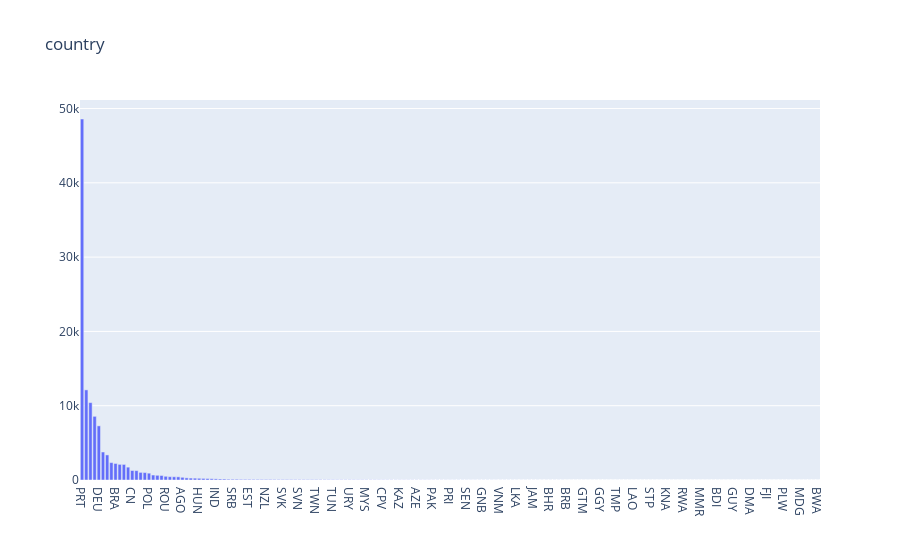

Source (notebook cell):
### Code cell
trace=go.Bar(
                        x=df['country'].value_counts().index,
                        y=df['country'].value_counts(),
                        name='Country')
layout=go.Layout(title='country',
                                legend=dict(orientation='h'))

data=[trace]
fig=go.Figure(data,layout)
iplot(fig)

### Figure 1 — Plotly figure (JSON) as saved in the notebook; plotly's stock layout.template omitted (floating-point values rounded to 4 significant figures; data arrays with more than 128 entries replaced by an {"elided": "..."} marker saying what was removed)
{"data": [{"name": "Country", "type": "bar", "x": {"elided": "177 str values"}, "y": {"elided": "177 int values"}}], "layout": {"legend": {"orientation": "h"}, "title": {"text": "country"}}}
